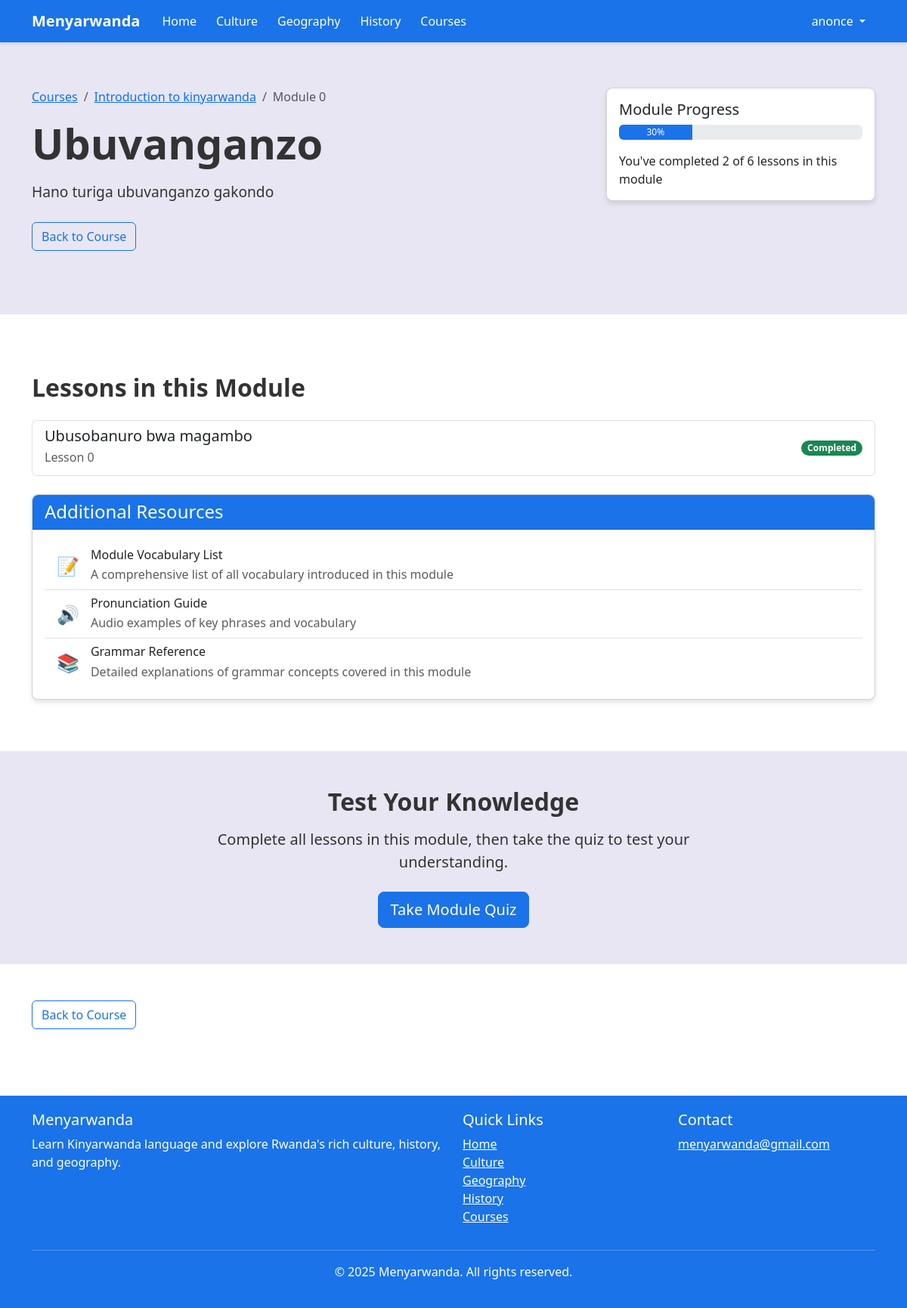
The page /modules/1/ (signed in) on the database its author committed.
### users/models.py (models this page shows, shortened)
class CustomUser(AbstractUser):
    is_subscriber = models.BooleanField(default=False)

### courses/models.py (models this page shows, shortened)
class Module(models.Model):
    course = models.ForeignKey(Course, related_name='modules', on_delete=models.CASCADE)
    title = models.CharField(max_length=200)
    description = models.TextField()
    order = models.PositiveIntegerField(default=0)
    created_at = models.DateTimeField(auto_now_add=True)
    updated_at = models.DateTimeField(auto_now=True)
    class Meta:
        ordering = ['order']
    def get_next_module(self):
        next_modules = Module.objects.filter(
            course=self.course,
            order__gt=self.order
        ).order_by('order')
        return next_modules.first() if next_modules.exists() else None
    def get_prev_module(self):
        prev_modules = Module.objects.filter(
            course=self.course,
            order__lt=self.order
        ).order_by('-order')
        return prev_modules.first() if prev_modules.exists() else None

class Course(models.Model):
    title = models.CharField(max_length=200)
    description = models.TextField()
    image = models.CharField(max_length=255, blank=True, null=True)  # Path to course image
    created_at = models.DateTimeField(auto_now_add=True)
    updated_at = models.DateTimeField(auto_now=True)

class Lesson(models.Model):
    module = models.ForeignKey(Module, related_name='lessons', on_delete=models.CASCADE)
    title = models.CharField(max_length=200)
    content = models.TextField()
    order = models.PositiveIntegerField(default=0)
    created_at = models.DateTimeField(auto_now_add=True)
    updated_at = models.DateTimeField(auto_now=True)
    class Meta:
        ordering = ['order']

### courses/views.py (the view)
# urls.py: path('modules/<int:module_id>/', views.module_detail_view, name='module_detail'),
@login_required
def module_detail_view(request, module_id):
    module = get_object_or_404(Module, id=module_id)
    lessons = module.lessons.all().order_by('order')
    if not request.user.is_subscriber and not request.user.is_staff:
        messages.warning(request, 'You need to subscribe to access full course content.')
        return redirect('subscription_page')
    return render(request, 'courses/module_detail.html', {
        'module': module,
        'lessons': lessons,
        'next_module': module.get_next_module(),
        'prev_module': module.get_prev_module()
    })

### templates/courses/module_detail.html (shortened to what this page needs)
{% extends 'base.html' %}
{% block content %}
<section class="hero-section">
    <div class="container">
        <div class="row">
            <div class="col-lg-8">
                <nav aria-label="breadcrumb">
                    <ol class="breadcrumb">
                        <li class="breadcrumb-item"><a href="{% url 'courses_list' %}">Courses</a></li>
                        <li class="breadcrumb-item"><a href="{% url 'course_detail' module.course.id %}">{{ module.course.title }}</a></li>
                        <li class="breadcrumb-item active" aria-current="page">Module {{ module.order }}</li>
                    </ol>
                </nav>
                <h1 class="display-4 fw-bold mb-3">{{ module.title }}</h1>
                <div class="hero-text mb-4">
                    <p>{{ module.description }}</p>
                </div>
                <div class="d-flex justify-content-between mb-4">
                    {% if prev_module %}
                        <a href="{% url 'module_detail' prev_module.id %}" class="btn btn-outline-primary">
                            <i class="bi bi-arrow-left"></i> Previous Module
                        </a>
                    {% else %}
                        <a href="{% url 'course_detail' module.course.id %}" class="btn btn-outline-primary">
                             Back to Course
                        </a>
                    {% endif %}
                </div>
            </div>
            <div class="col-lg-4 mt-4 mt-lg-0">
                <div class="card">
                    <div class="card-body">
                        <h5 class="card-title">Module Progress</h5>
                        {% if user.is_authenticated and user.is_subscriber %}
                            <div class="progress mb-3" style="height: 20px;">
                                <div class="progress-bar" role="progressbar" style="width: 30%;" aria-valuenow="30" aria-valuemin="0" aria-valuemax="100">30%</div>
                            </div>
                            <p class="mb-0">You've completed 2 of 6 lessons in this module</p>
                        {% else %}
                            <p class="mb-3">Subscribe to track your progress</p>
                            <a href="{% url 'subscription_page' %}" class="btn btn-primary">Subscribe Now</a>
                        {% endif %}
                    </div>
                </div>
            </div>
        </div>
    </div>
</section>
<section class="py-5">
    <div class="container">
        <h2 class="fw-bold mb-4">Lessons in this Module</h2>
        <div class="list-group mb-4">
            {% for lesson in lessons %}
                <a href="{% url 'lesson_detail' lesson.id %}" class="list-group-item list-group-item-action d-flex justify-content-between align-items-center">
                    <div>
                        <h5 class="mb-1">{{ lesson.title }}</h5>
                        <p class="mb-1 text-muted">Lesson {{ lesson.order }}</p>
                    </div>
                    {% if user.is_authenticated and user.is_subscriber %}
                        {% if forloop.counter <= 2 %}
                            <span class="badge bg-success rounded-pill">Completed</span>
                        {% else %}
                            <span class="badge bg-light text-dark rounded-pill">Not started</span>
                        {% endif %}
                    {% endif %}
                </a>
            {% endfor %}
        </div>
        <div class="card mt-4">
            <div class="card-header">
                <h4 class="mb-0">Additional Resources</h4>
            </div>
            <div class="card-body">
                <ul class="list-group list-group-flush">
                    <li class="list-group-item d-flex align-items-center">
                        <div style="font-size: 1.5rem; color: var(--primary-blue); margin-right: 15px;">📝</div>
                        <div>
                            <h6 class="mb-1">Module Vocabulary List</h6>
                            <p class="mb-0 text-muted">A comprehensive list of all vocabulary introduced in this module</p>
                        </div>
                    </li>
                    <li class="list-group-item d-flex align-items-center">
                        <div style="font-size: 1.5rem; color: var(--primary-blue); margin-right: 15px;">🔊</div>
                        <div>
                            <h6 class="mb-1">Pronunciation Guide</h6>
                            <p class="mb-0 text-muted">Audio examples of key phrases and vocabulary</p>
                        </div>
                    </li>
                    <li class="list-group-item d-flex align-items-center">
                        <div style="font-size: 1.5rem; color: var(--primary-blue); margin-right: 15px;">📚</div>
                        <div>
                            <h6 class="mb-1">Grammar Reference</h6>
                            <p class="mb-0 text-muted">Detailed explanations of grammar concepts covered in this module</p>
                        </div>
                    </li>
                </ul>
            </div>
        </div>
    </div>
</section>
<section class="section-bg-light py-5">
    <div class="container">
        <div class="row justify-content-center">
            <div class="col-lg-8 text-center">
                <h2 class="fw-bold mb-3">Test Your Knowledge</h2>
                <p class="lead mb-4">Complete all lessons in this module, then take the quiz to test your understanding.</p>
                {% if user.is_authenticated and user.is_subscriber %}
                    <a href="#" class="btn btn-primary btn-lg">Take Module Quiz</a>
                {% else %}
                    <div class="alert alert-info">
                        <p class="mb-0">Subscribe to access quizzes and track your progress.</p>
                    </div>
                    <a href="{% url 'subscription_page' %}" class="btn btn-primary">Subscribe Now</a>
                {% endif %}
            </div>
        </div>
    </div>
</section>
<section class="py-5">
    <div class="container">
        <div class="d-flex justify-content-between">
            {% if prev_module %}
                <a href="{% url 'module_detail' prev_module.id %}" class="btn btn-outline-primary">
                    <i class="bi bi-arrow-left"></i> Previous Module
                </a>
            {% else %}
                <a href="{% url 'course_detail' module.course.id %}" class="btn btn-outline-primary">
                     Back to Course
                </a>
            {% endif %}
        </div>
    </div>
</section>
{% endblock %}

### templates/base.html (shortened to what this page needs)
{% load static %}
<!DOCTYPE html>
<html lang="en">
<head>
    <link href="https://cdn.jsdelivr.net/npm/bootstrap@5.3.0/dist/css/bootstrap.min.css" rel="stylesheet">
</head>
<body>
    <nav class="navbar navbar-expand-lg navbar-dark">
        <div class="container">
            <a class="navbar-brand" href="{% url 'home' %}">Menyarwanda</a>
            <div class="collapse navbar-collapse" id="navbarNav">
                <ul class="navbar-nav me-auto">
                    <li class="nav-item">
                        <a class="nav-link" href="{% url 'home' %}">Home</a>
                    </li>
                    <li class="nav-item">
                        <a class="nav-link" href="{% url 'culture' %}">Culture</a>
                    </li>
                    <li class="nav-item">
                        <a class="nav-link" href="{% url 'geography' %}">Geography</a>
                    </li>
                    <li class="nav-item">
                        <a class="nav-link" href="{% url 'history' %}">History</a>
                    </li>
                    <li class="nav-item">
                        <a class="nav-link" href="{% url 'courses_list' %}">Courses</a>
                    </li>
                </ul>
                <ul class="navbar-nav">
                    {% if user.is_authenticated %}
                        <li class="nav-item dropdown">
                            <a class="nav-link dropdown-toggle" href="#" id="navbarDropdown" role="button" data-bs-toggle="dropdown" aria-expanded="false">
                                {{ user.username }}
                            </a>
                        </li>
                    {% endif %}
                </ul>
            </div>
        </div>
    </nav>
    <main>
        {% block content %}{% endblock %}
    </main>
    <footer class="footer">
        <div class="container">
            <div class="row">
                <div class="col-md-6">
                    <h5>Menyarwanda</h5>
                    <p>Learn Kinyarwanda language and explore Rwanda's rich culture, history, and geography.</p>
                </div>
                <div class="col-md-3">
                    <h5>Quick Links</h5>
                    <ul class="list-unstyled">
                        <li><a href="{% url 'home' %}" class="text-white">Home</a></li>
                        <li><a href="{% url 'culture' %}" class="text-white">Culture</a></li>
                        <li><a href="{% url 'geography' %}" class="text-white">Geography</a></li>
                        <li><a href="{% url 'history' %}" class="text-white">History</a></li>
                        <li><a href="{% url 'courses_list' %}" class="text-white">Courses</a></li>
                    </ul>
                </div>
                <div class="col-md-3">
                    <h5>Contact</h5>
                    <ul class="list-unstyled">
                        <li><a href="mailto:menyarwanda@gmail.com" class="text-white">menyarwanda@gmail.com</a></li>
                    </ul>
                </div>
            </div>
            <hr class="bg-light">
            <div class="text-center">
                <p>&copy; {% now "Y" %} Menyarwanda. All rights reserved.</p>
            </div>
        </div>
    </footer>
</body>
</html>

### templates/base.html (style rules this page uses)
:root { --primary-blue: #1a73e8; --light-blue: #4285f4; --white: #ffffff; --whitish-violet: #e8e6f3; --dark-text: #333333; --light-text: #666666; }
body { font-family: 'Segoe UI', Tahoma, Geneva, Verdana, sans-serif; color: var(--dark-text); background-color: var(--white); }
.navbar { background-color: var(--primary-blue); box-shadow: 0 2px 4px rgba(0, 0, 0, 0.1); }
.navbar-brand { font-weight: bold; color: var(--white) !important; }
.nav-link { color: var(--white) !important; margin: 0 5px; transition: all 0.3s ease; }
.btn-primary { background-color: var(--primary-blue); border-color: var(--primary-blue); }
.btn-outline-primary { color: var(--primary-blue); border-color: var(--primary-blue); }
.card { border-radius: 8px; box-shadow: 0 4px 6px rgba(0, 0, 0, 0.1); transition: transform 0.3s ease; margin-bottom: 20px; }
.card-header { background-color: var(--primary-blue); color: var(--white); border-radius: 8px 8px 0 0 !important; }
.section-bg-light { background-color: var(--whitish-violet); padding: 40px 0; }
.footer { background-color: var(--primary-blue); color: var(--white); padding: 20px 0; margin-top: 40px; }
.progress-bar { background-color: var(--primary-blue); }
.hero-section { background-color: var(--whitish-violet); padding: 60px 0; margin-bottom: 30px; }
.hero-text { font-size: 1.2rem; line-height: 1.6; }

### rows shown on the page
CustomUser: username "anonce"
Module: course "Introduction to kinyarwanda", order "0", title "Ubuvanganzo", description "Hano turiga ubuvanganzo gakondo"
Lesson: title "Ubusobanuro bwa magambo", order "0"
